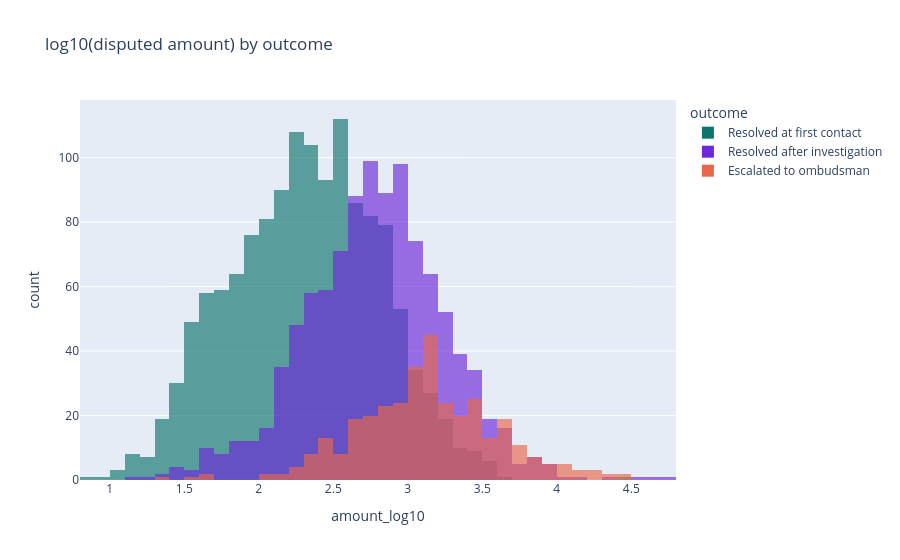
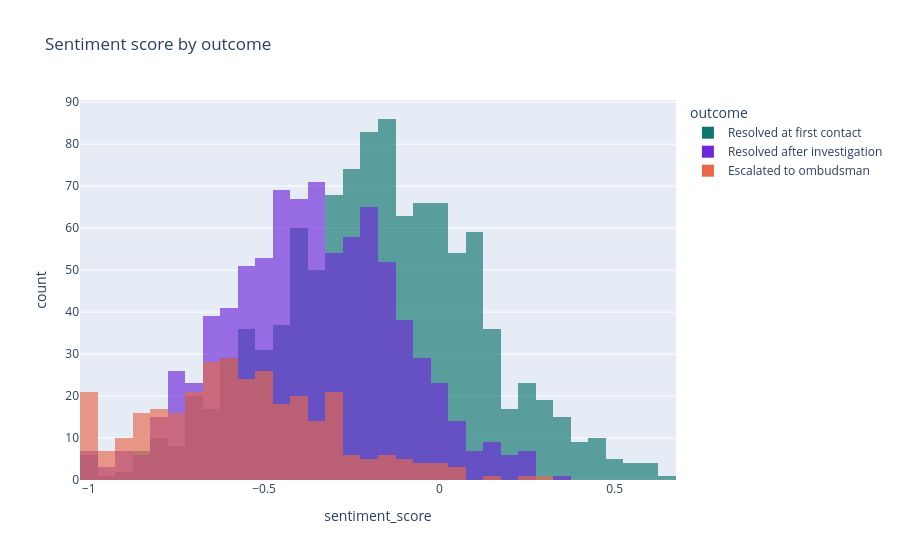

The cell these charts' notebook holds for them, in order:
### Markdown cell above
The interactive version lets us overlay the three outcomes: the escalated complaints sit visibly to the
right (larger amounts) and to the left of the sentiment scale (more negative tone). Click a legend entry to
hide or show a class.

### Code cell
fig = px.histogram(df.assign(amount_log10=np.log10(df["disputed_amount"])), x="amount_log10", color="outcome",
                   nbins=60, barmode="overlay", opacity=0.65, category_orders={"outcome": OUTCOME_ORDER},
                   color_discrete_map=OUTCOME_COLORS, title="log10(disputed amount) by outcome")
fig.show()

fig = px.histogram(df, x="sentiment_score", color="outcome", nbins=40, barmode="overlay", opacity=0.65,
                   category_orders={"outcome": OUTCOME_ORDER}, color_discrete_map=OUTCOME_COLORS,
                   title="Sentiment score by outcome")
fig.show()

### Figure 1 — Plotly figure (JSON) as saved in the notebook; plotly's stock layout.template omitted (floating-point values rounded to 4 significant figures; data arrays with more than 128 entries replaced by an {"elided": "..."} marker saying what was removed)
{"data": [{"bingroup": "x", "hovertemplate": "outcome=Resolved at first contact<br>amount_log10=%{x}<br>count=%{y}<extra></extra>", "legendgroup": "Resolved at first contact", "marker": {"color": "#0F766E", "opacity": 0.65, "pattern": {"shape": ""}}, "name": "Resolved at first contact", "nbinsx": 60, "orientation": "v", "showlegend": true, "type": "histogram", "x": {"elided": "1430 float values"}, "xaxis": "x", "yaxis": "y"}, {"bingroup": "x", "hovertemplate": "outcome=Resolved after investigation<br>amount_log10=%{x}<br>count=%{y}<extra></extra>", "legendgroup": "Resolved after investigation", "marker": {"color": "#6D28D9", "opacity": 0.65, "pattern": {"shape": ""}}, "name": "Resolved after investigation", "nbinsx": 60, "orientation": "v", "showlegend": true, "type": "histogram", "x": {"elided": "1146 float values"}, "xaxis": "x", "yaxis": "y"}, {"bingroup": "x", "hovertemplate": "outcome=Escalated to ombudsman<br>amount_log10=%{x}<br>count=%{y}<extra></extra>", "legendgroup": "Escalated to ombudsman", "marker": {"color": "#E8674A", "opacity": 0.65, "pattern": {"shape": ""}}, "name": "Escalated to ombudsman", "nbinsx": 60, "orientation": "v", "showlegend": true, "type": "histogram", "x": {"elided": "424 float values"}, "xaxis": "x", "yaxis": "y"}], "layout": {"barmode": "overlay", "legend": {"title": {"text": "outcome"}, "tracegroupgap": 0}, "title": {"text": "log10(disputed amount) by outcome"}, "xaxis": {"anchor": "y", "domain": [0, 1], "title": {"text": "amount_log10"}}, "yaxis": {"anchor": "x", "domain": [0, 1], "title": {"text": "count"}}}}

### Figure 2 — Plotly figure (JSON) as saved in the notebook; plotly's stock layout.template omitted (floating-point values rounded to 4 significant figures; data arrays with more than 128 entries replaced by an {"elided": "..."} marker saying what was removed)
{"data": [{"bingroup": "x", "hovertemplate": "outcome=Resolved at first contact<br>sentiment_score=%{x}<br>count=%{y}<extra></extra>", "legendgroup": "Resolved at first contact", "marker": {"color": "#0F766E", "opacity": 0.65, "pattern": {"shape": ""}}, "name": "Resolved at first contact", "nbinsx": 40, "orientation": "v", "showlegend": true, "type": "histogram", "x": {"elided": "1430 float values"}, "xaxis": "x", "yaxis": "y"}, {"bingroup": "x", "hovertemplate": "outcome=Resolved after investigation<br>sentiment_score=%{x}<br>count=%{y}<extra></extra>", "legendgroup": "Resolved after investigation", "marker": {"color": "#6D28D9", "opacity": 0.65, "pattern": {"shape": ""}}, "name": "Resolved after investigation", "nbinsx": 40, "orientation": "v", "showlegend": true, "type": "histogram", "x": {"elided": "1146 float values"}, "xaxis": "x", "yaxis": "y"}, {"bingroup": "x", "hovertemplate": "outcome=Escalated to ombudsman<br>sentiment_score=%{x}<br>count=%{y}<extra></extra>", "legendgroup": "Escalated to ombudsman", "marker": {"color": "#E8674A", "opacity": 0.65, "pattern": {"shape": ""}}, "name": "Escalated to ombudsman", "nbinsx": 40, "orientation": "v", "showlegend": true, "type": "histogram", "x": {"elided": "424 float values"}, "xaxis": "x", "yaxis": "y"}], "layout": {"barmode": "overlay", "legend": {"title": {"text": "outcome"}, "tracegroupgap": 0}, "title": {"text": "Sentiment score by outcome"}, "xaxis": {"anchor": "y", "domain": [0, 1], "title": {"text": "sentiment_score"}}, "yaxis": {"anchor": "x", "domain": [0, 1], "title": {"text": "count"}}}}
